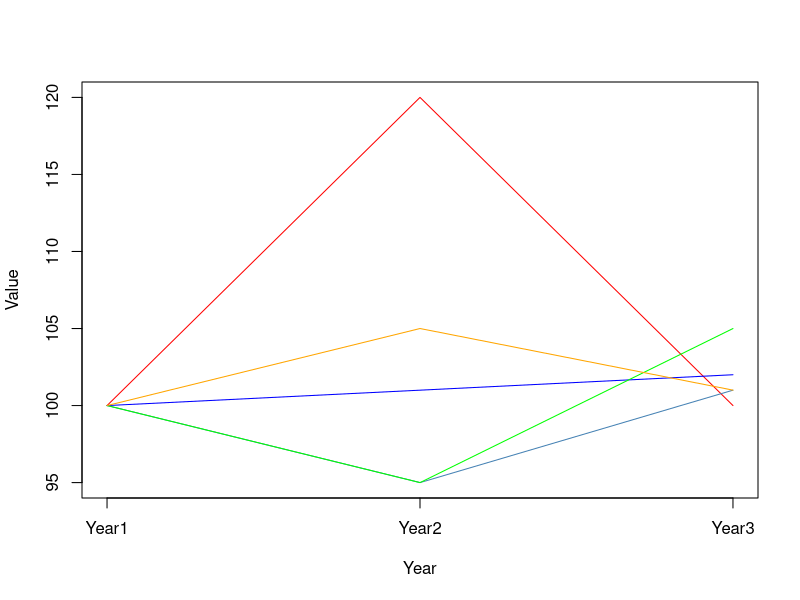

This figure's R source:
df <- data.frame(Fondsname=c("Fonds A", "Fonds B", "Fonds C", "Fonds D", "Fonds E"),
                 year_1=c(100,100,100,100,100),
                 year_2=c(120,101,95,95,105),
                 year_3=c(100,102,101,105,101))

percentage_change = function(present,future) {
  result = round(abs(1 - future/present) * 100, digits = 2)
  if (future > present) {
    return(result)
  } else {
    return(result * -1)
  }
}

df$change_1to2 = mapply(percentage_change, df$year_1, df$year_2)
df$change_2to3 = mapply(percentage_change, df$year_2, df$year_3)

format_percentage = function(perc) {
  if (perc > 0) {
    return(1 + perc/100)
  } else {
    return(1 - abs(perc/100))
  }
}

geom_growth = function(perc1, perc2) {
  ac_perc1 = format_percentage(perc1)
  ac_perc2 = format_percentage(perc2)
  return(format(sqrt(ac_perc1 * ac_perc2), digits=4))
}


df$geom_growth = mapply(geom_growth, df$change_1to2, df$change_2to3)
colors = c("red", "blue", "steelblue", "green", "orange")
used_sequence = seq(1,3,1)

plot(used_sequence, df[1, c("year_1", "year_2", "year_3")], type="l", col=colors[1], xlab="Year", ylab="Value", xaxt = "n", ylim=c(95,120))
axis(1, at = used_sequence, labels = c("Year1", "Year2", "Year3"))
i = 2
while(i < length(df$Fondsname) + 1) {
  points(used_sequence, df[i, c("year_1", "year_2", "year_3")], type="l", col=colors[i])
  i = i + 1
}
